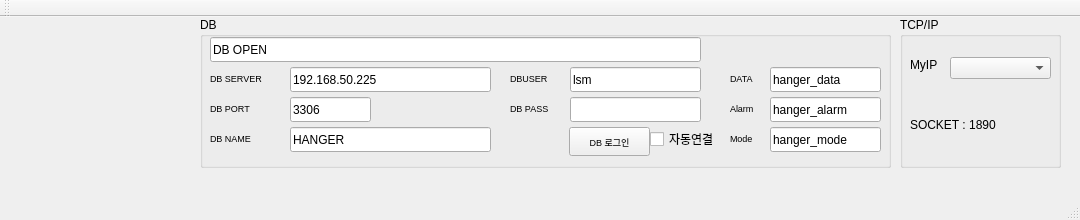
<?xml version="1.0" encoding="UTF-8"?>
<ui version="4.0">
 <class>MainWindow</class>
 <widget class="QMainWindow" name="MainWindow">
  <property name="geometry">
   <rect>
    <x>0</x>
    <y>0</y>
    <width>1080</width>
    <height>220</height>
   </rect>
  </property>
  <property name="windowTitle">
   <string>MainWindow</string>
  </property>
  <widget class="QWidget" name="centralWidget">
   <widget class="QGroupBox" name="groupBox_2">
    <property name="geometry">
     <rect>
      <x>200</x>
      <y>0</y>
      <width>691</width>
      <height>151</height>
     </rect>
    </property>
    <property name="title">
     <string>DB</string>
    </property>
    <widget class="QLineEdit" name="DB_SERVER">
     <property name="geometry">
      <rect>
       <x>90</x>
       <y>50</y>
       <width>201</width>
       <height>25</height>
      </rect>
     </property>
     <property name="text">
      <string>192.168.50.225</string>
     </property>
    </widget>
    <widget class="QLabel" name="label_11">
     <property name="geometry">
      <rect>
       <x>10</x>
       <y>50</y>
       <width>91</width>
       <height>22</height>
      </rect>
     </property>
     <property name="font">
      <font>
       <pointsize>7</pointsize>
      </font>
     </property>
     <property name="text">
      <string>DB SERVER</string>
     </property>
    </widget>
    <widget class="QLineEdit" name="DB_PORT">
     <property name="geometry">
      <rect>
       <x>90</x>
       <y>80</y>
       <width>81</width>
       <height>25</height>
      </rect>
     </property>
     <property name="text">
      <string>3306</string>
     </property>
    </widget>
    <widget class="QLabel" name="label_12">
     <property name="geometry">
      <rect>
       <x>10</x>
       <y>80</y>
       <width>91</width>
       <height>22</height>
      </rect>
     </property>
     <property name="font">
      <font>
       <pointsize>7</pointsize>
      </font>
     </property>
     <property name="text">
      <string>DB PORT</string>
     </property>
    </widget>
    <widget class="QLineEdit" name="DB_NAME">
     <property name="geometry">
      <rect>
       <x>90</x>
       <y>110</y>
       <width>201</width>
       <height>25</height>
      </rect>
     </property>
     <property name="text">
      <string>HANGER</string>
     </property>
    </widget>
    <widget class="QLabel" name="label_5">
     <property name="geometry">
      <rect>
       <x>10</x>
       <y>110</y>
       <width>91</width>
       <height>22</height>
      </rect>
     </property>
     <property name="font">
      <font>
       <pointsize>7</pointsize>
      </font>
     </property>
     <property name="text">
      <string>DB NAME</string>
     </property>
    </widget>
    <widget class="QLineEdit" name="DB_USER">
     <property name="geometry">
      <rect>
       <x>370</x>
       <y>50</y>
       <width>131</width>
       <height>25</height>
      </rect>
     </property>
     <property name="text">
      <string>lsm</string>
     </property>
    </widget>
    <widget class="QLabel" name="label_6">
     <property name="geometry">
      <rect>
       <x>310</x>
       <y>50</y>
       <width>91</width>
       <height>22</height>
      </rect>
     </property>
     <property name="font">
      <font>
       <pointsize>7</pointsize>
      </font>
     </property>
     <property name="text">
      <string>DBUSER</string>
     </property>
    </widget>
    <widget class="QLineEdit" name="DB_PASS">
     <property name="geometry">
      <rect>
       <x>370</x>
       <y>80</y>
       <width>131</width>
       <height>25</height>
      </rect>
     </property>
     <property name="text">
      <string/>
     </property>
     <property name="echoMode">
      <enum>QLineEdit::Password</enum>
     </property>
    </widget>
    <widget class="QLabel" name="label_7">
     <property name="geometry">
      <rect>
       <x>310</x>
       <y>80</y>
       <width>91</width>
       <height>22</height>
      </rect>
     </property>
     <property name="font">
      <font>
       <pointsize>7</pointsize>
      </font>
     </property>
     <property name="text">
      <string>DB PASS</string>
     </property>
    </widget>
    <widget class="QLineEdit" name="DB_OK">
     <property name="geometry">
      <rect>
       <x>10</x>
       <y>20</y>
       <width>491</width>
       <height>25</height>
      </rect>
     </property>
     <property name="font">
      <font>
       <pointsize>9</pointsize>
      </font>
     </property>
     <property name="text">
      <string>DB OPEN</string>
     </property>
    </widget>
    <widget class="QPushButton" name="login">
     <property name="geometry">
      <rect>
       <x>369</x>
       <y>110</y>
       <width>81</width>
       <height>29</height>
      </rect>
     </property>
     <property name="font">
      <font>
       <pointsize>7</pointsize>
      </font>
     </property>
     <property name="text">
      <string>DB 로그인</string>
     </property>
    </widget>
    <widget class="QCheckBox" name="AUTO_DB">
     <property name="geometry">
      <rect>
       <x>450</x>
       <y>110</y>
       <width>94</width>
       <height>24</height>
      </rect>
     </property>
     <property name="text">
      <string>자동연결</string>
     </property>
    </widget>
    <widget class="QLineEdit" name="DATA_TABLE">
     <property name="geometry">
      <rect>
       <x>570</x>
       <y>50</y>
       <width>111</width>
       <height>25</height>
      </rect>
     </property>
     <property name="text">
      <string>hanger_data</string>
     </property>
    </widget>
    <widget class="QLabel" name="label_10">
     <property name="geometry">
      <rect>
       <x>530</x>
       <y>50</y>
       <width>41</width>
       <height>22</height>
      </rect>
     </property>
     <property name="font">
      <font>
       <pointsize>7</pointsize>
      </font>
     </property>
     <property name="text">
      <string>DATA</string>
     </property>
    </widget>
    <widget class="QLabel" name="label_13">
     <property name="geometry">
      <rect>
       <x>530</x>
       <y>80</y>
       <width>41</width>
       <height>22</height>
      </rect>
     </property>
     <property name="font">
      <font>
       <pointsize>7</pointsize>
      </font>
     </property>
     <property name="text">
      <string>Alarm</string>
     </property>
    </widget>
    <widget class="QLineEdit" name="ALARM_TABLE">
     <property name="geometry">
      <rect>
       <x>570</x>
       <y>80</y>
       <width>111</width>
       <height>25</height>
      </rect>
     </property>
     <property name="text">
      <string>hanger_alarm</string>
     </property>
    </widget>
    <widget class="QLabel" name="label_44">
     <property name="geometry">
      <rect>
       <x>530</x>
       <y>110</y>
       <width>41</width>
       <height>22</height>
      </rect>
     </property>
     <property name="font">
      <font>
       <pointsize>7</pointsize>
      </font>
     </property>
     <property name="text">
      <string>Mode</string>
     </property>
    </widget>
    <widget class="QLineEdit" name="MODE_TABLE">
     <property name="geometry">
      <rect>
       <x>570</x>
       <y>110</y>
       <width>111</width>
       <height>25</height>
      </rect>
     </property>
     <property name="text">
      <string>hanger_mode</string>
     </property>
    </widget>
   </widget>
   <widget class="QLabel" name="label_2">
    <property name="geometry">
     <rect>
      <x>10</x>
      <y>10</y>
      <width>181</width>
      <height>151</height>
     </rect>
    </property>
    <property name="styleSheet">
     <string notr="true">image: url(:/icons/images/Icon.png);</string>
    </property>
    <property name="text">
     <string/>
    </property>
   </widget>
   <widget class="QGroupBox" name="groupBox_7">
    <property name="geometry">
     <rect>
      <x>900</x>
      <y>0</y>
      <width>161</width>
      <height>151</height>
     </rect>
    </property>
    <property name="title">
     <string>TCP/IP</string>
    </property>
    <widget class="QLabel" name="label">
     <property name="geometry">
      <rect>
       <x>10</x>
       <y>40</y>
       <width>41</width>
       <height>16</height>
      </rect>
     </property>
     <property name="text">
      <string>MyIP</string>
     </property>
    </widget>
    <widget class="QLabel" name="label_4">
     <property name="geometry">
      <rect>
       <x>10</x>
       <y>100</y>
       <width>101</width>
       <height>16</height>
      </rect>
     </property>
     <property name="text">
      <string>SOCKET : 1890</string>
     </property>
    </widget>
    <widget class="HLed" name="led_1885" native="true">
     <property name="geometry">
      <rect>
       <x>130</x>
       <y>100</y>
       <width>21</width>
       <height>21</height>
      </rect>
     </property>
     <property name="sizePolicy">
      <sizepolicy hsizetype="Fixed" vsizetype="Fixed">
       <horstretch>0</horstretch>
       <verstretch>0</verstretch>
      </sizepolicy>
     </property>
     <property name="minimumSize">
      <size>
       <width>20</width>
       <height>20</height>
      </size>
     </property>
     <property name="maximumSize">
      <size>
       <width>25</width>
       <height>25</height>
      </size>
     </property>
    </widget>
    <widget class="QComboBox" name="MyIP">
     <property name="geometry">
      <rect>
       <x>50</x>
       <y>40</y>
       <width>101</width>
       <height>22</height>
      </rect>
     </property>
    </widget>
   </widget>
  </widget>
  <widget class="QMenuBar" name="menuBar">
   <property name="geometry">
    <rect>
     <x>0</x>
     <y>0</y>
     <width>1080</width>
     <height>22</height>
    </rect>
   </property>
  </widget>
  <widget class="QToolBar" name="mainToolBar">
   <attribute name="toolBarArea">
    <enum>TopToolBarArea</enum>
   </attribute>
   <attribute name="toolBarBreak">
    <bool>false</bool>
   </attribute>
  </widget>
  <widget class="QStatusBar" name="statusBar"/>
 </widget>
 <layoutdefault spacing="6" margin="11"/>
 <customwidgets>
  <customwidget>
   <class>HLed</class>
   <extends>QWidget</extends>
   <header>hled.h</header>
   <container>1</container>
  </customwidget>
 </customwidgets>
 <resources/>
 <connections/>
</ui>
